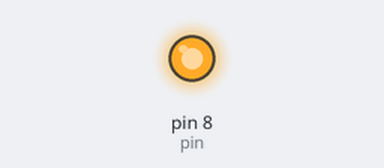
Bench run of a sketch on a simulated Arduino Uno, built with avr-gcc and run on an emulated ATmega328P. Parts: output pins drawn as LEDs (lit = HIGH).

Above: at 0.1 s.
Timing chart, 0 to 1.6 s (numbered marks = the images above):
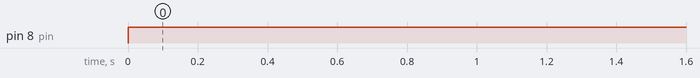

Measured:
- by itself, pin 8 (pin): LOW → HIGH at 0.00 s

The sketch:

arduino2.ino
```cpp
#include <SoftwareSerial.h>

SoftwareSerial serial (10,11);
char value;//variable to receive data from the serial port
int pin = 8; //LED -> change to the actual output for the lightbulb

void setup() {
  Serial.begin(57600);
  pinMode(pin, OUTPUT); // pin 48 (on-board LED) as OUTPUT
  while(!Serial){
    //wait for serial to connect
  }
  // set the data rate for the SoftwareSerial port
  serial.begin(4800);
}

void loop() {
  if(serial.available()){
    value = serial.read();
  }
  checkValue(value);
  delay(100);
}

/* ON/OFF code
 * case 0: //bulb1=OFF bulb2=OFF
 * case 1: //bulb1=ON bulb2=OFF
 * case 2: //bulb1=OFF bulb2=ON
 * case 3: //bulb1=ON bulb2=ON
*/
void checkValue(char value){
  switch(value){
    case 0: turnOff();
    case 1: turnOff();
    case 2: turnOn();
    case 3: turnOn();
  }
}

//Turn on the lightbulb
void turnOn(){
  digitalWrite(pin,HIGH);
}

//Turn off the lightbulb
void turnOff(){
  digitalWrite(pin, LOW);
}
```
